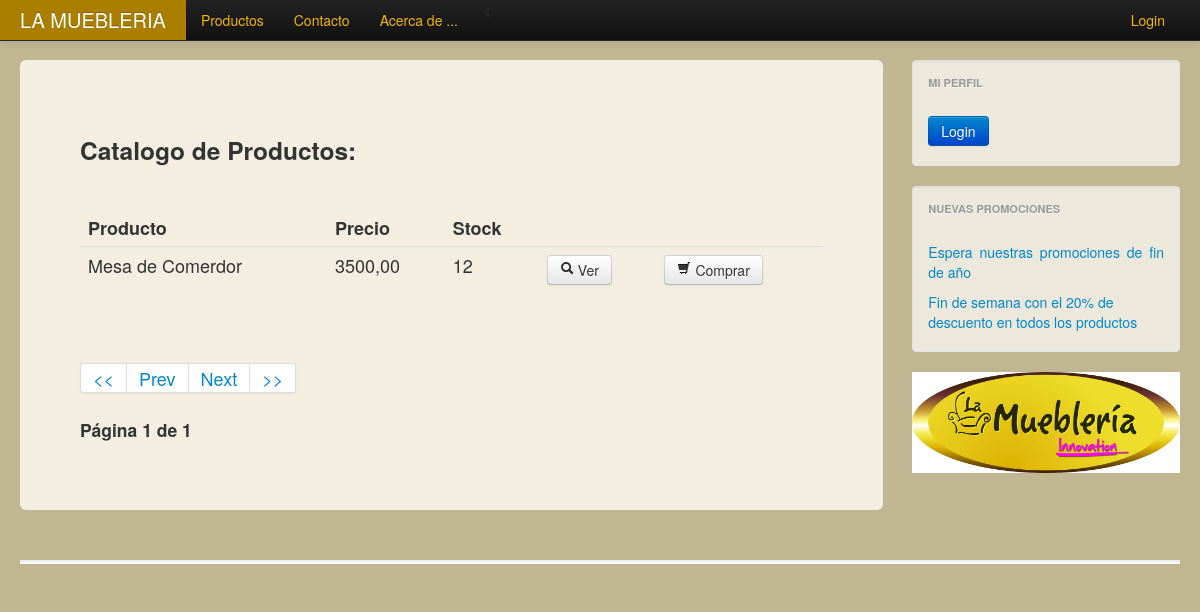
Page /productos/page/1/ on the committed database.
### demo/apps/ventas/models.py (models this page shows, shortened)
class producto(models.Model):
	def url(self,filename):
		ruta = "MultimediaData/Producto/%s/%s"%(self.nombre,str(filename))
		return ruta
	def thumbnail(self):
		return '<a href="/media/%s"><img src="/media/%s" width=50px heigth=50px/></a>'%(self.imagen,self.imagen)
	thumbnail.allow_tags = True
	nombre		= models.CharField(max_length=100)
	descripcion	= models.TextField(max_length=300)
	status		= models.BooleanField(default=True)
	imagen 		= models.ImageField(upload_to=url,null=True,blank=True)
	precio		= models.DecimalField(max_digits=6,decimal_places=2)
	stock		= models.IntegerField()
	categorias	= models.ManyToManyField(categoriaProducto)

### demo/apps/home/views.py (the view, shortened to what this page needs)
# urls.py: url(r'^productos/page/(?P<pagina>.*)/$','productos_view',name='vista_productos'),
def productos_view(request,pagina):
	lista_prod = producto.objects.filter(status=True) # Select * from ventas_productos where status = True
	paginator = Paginator(lista_prod,5) # Cuantos productos quieres por pagina? = 3
	try:
		page = int(pagina) #sacar del pagineitor cuantas paginas tiene
	except:
		page = 1 #convierte lo que se manda a 1
	try:
		productos = paginator.page(page) #traer los productos de esa pagina
	except (EmptyPage,InvalidPage):
		productos = paginator.page(paginator.num_pages)# si se genera una execpcion que nos envie la ultima pagina
	ctx = {'productos':productos}
	return render_to_response('home/productos.html',ctx,context_instance=RequestContext(request))

### demo/apps/context_processors.py (called while the page is built)
def user_image(request):
	try:
		imagen = None
		user = request.user
		up = userProfile.objects.get(user=user)
		imagen = "/media/%s"%up.photo
	except:
		imagen = "/media/images/user.jpg"
	return imagen

def my_processor(request):
	context = {"django_version":django.get_version(),
				"get_image_profile":user_image(request),
	}
	return context

### demo/templates/home/productos.html (shortened to what this page needs)
{% extends 'base.html' %}
{%block content %}
<h3>Catalogo de Productos:</h3>
<br>
{% if productos %}
    <table class="table table-hover" id="tabla_productos">
    	<thead>
                <tr>
                  <th>Producto</th>
                  <th>Precio</th>
                  <th>Stock</th>
                </tr>
        </thead>
    {% for p in productos %}
     	<tbody>
     		<tr id="tr{{p.id}}">
				<td>{{ p.nombre }}</td>
				<td>{{ p.precio }}</td>
				<td>{{ p.stock }}</td>
				<td><a class="btn" href="/producto/{{p.id}}/"><i class="icon-search"></i>   Ver</a></td>
        <td><a class="btn" href="#"><i class="icon-shopping-cart"></i> Comprar</a></td>
			</tr>
		</tbody>
	{% endfor %}
    </table>
{% else %}
	<h2>No existen productos activos a la venta :( </h2>
{% endif %}
<br>
{% if productos %}
    <div class="pagination">
    <ul>
		<li><a href="/productos/page/1"> << </a></li>
	{% if productos.has_previous %}
		<li><a href="/productos/page/{{productos.previous_page_number }}/"> Prev </a></li>
	{% else %}
		<li><a href="#"> Prev </a></li>
	{% endif %}
	{% if productos.has_next %}
		<li><a href="/productos/page/{{productos.next_page_number }}/"> Next </a></li>
	{% else %}
		<li><a href="#"> Next </a></li>
	{% endif %}
		<li><a href="/productos/page/{{productos.paginator.num_pages }} "> >> </a><li>
	</ul>
	</div>
	<h4> Página {{ productos.number }} de {{ productos.paginator.num_pages }}</h4>
{% endif %}
{% endblock %}

### demo/templates/base.html (style rules this page uses)
body { padding-top: 60px; padding-bottom: 40px; }

### rows in the picture
producto: nombre "Mesa de Comerdor", precio "3500,00", stock "12"

### other values in the picture
{{ productos.number }} "1"
{{ productos.paginator.num_pages }} "1"
